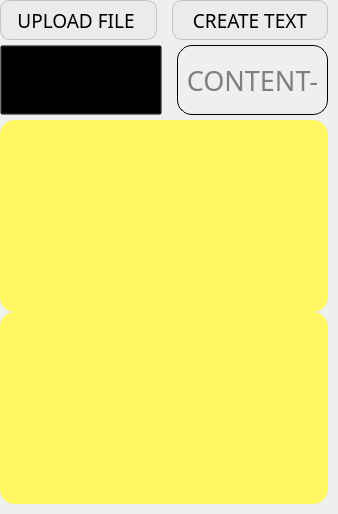
       <widget class="QWidget" name="w_content" native="true">
        <property name="sizePolicy">
         <sizepolicy hsizetype="Expanding" vsizetype="Preferred">
          <horstretch>0</horstretch>
          <verstretch>0</verstretch>
         </sizepolicy>
        </property>
        <property name="minimumSize">
         <size>
          <width>300</width>
          <height>0</height>
         </size>
        </property>
        <property name="maximumSize">
         <size>
          <width>600</width>
          <height>16777215</height>
         </size>
        </property>
        <layout class="QGridLayout" name="gridLayout_9">
         <property name="leftMargin">
          <number>0</number>
         </property>
         <property name="topMargin">
          <number>0</number>
         </property>
         <property name="rightMargin">
          <number>10</number>
         </property>
         <property name="bottomMargin">
          <number>10</number>
         </property>
         <property name="horizontalSpacing">
          <number>0</number>
         </property>
         <property name="verticalSpacing">
          <number>5</number>
         </property>
         <item row="0" column="0">
          <widget class="QWidget" name="widget" native="true">
           <property name="minimumSize">
            <size>
             <width>0</width>
             <height>40</height>
            </size>
           </property>
           <property name="maximumSize">
            <size>
             <width>16777215</width>
             <height>40</height>
            </size>
           </property>
           <layout class="QGridLayout" name="gridLayout_10">
            <property name="leftMargin">
             <number>0</number>
            </property>
            <property name="topMargin">
             <number>0</number>
            </property>
            <property name="rightMargin">
             <number>0</number>
            </property>
            <property name="bottomMargin">
             <number>0</number>
            </property>
            <property name="horizontalSpacing">
             <number>15</number>
            </property>
            <property name="verticalSpacing">
             <number>0</number>
            </property>
            <item row="0" column="1">
             <widget class="CxCenterButton" name="tb_create_text">
              <property name="sizePolicy">
               <sizepolicy hsizetype="Minimum" vsizetype="Minimum">
                <horstretch>0</horstretch>
                <verstretch>0</verstretch>
               </sizepolicy>
              </property>
              <property name="font">
               <font>
                <family>Impact</family>
                <pointsize>14</pointsize>
               </font>
              </property>
              <property name="layoutDirection">
               <enum>Qt::RightToLeft</enum>
              </property>
              <property name="styleSheet">
               <string notr="true">QToolButton
{
background:#ebebeb;
border:1px solid #c3c3c3;
border-radius:10px;
}</string>
              </property>
              <property name="text">
               <string>CREATE TEXT</string>
              </property>
              <property name="icon">
               <iconset resource="textedit.qrc">
                <normaloff>:/res/icon/down-icon.png</normaloff>:/res/icon/down-icon.png</iconset>
              </property>
              <property name="iconSize">
               <size>
                <width>25</width>
                <height>25</height>
               </size>
              </property>
              <property name="toolButtonStyle">
               <enum>Qt::ToolButtonTextBesideIcon</enum>
              </property>
             </widget>
            </item>
            <item row="0" column="0">
             <widget class="CxCenterButton" name="tb_upload">
              <property name="sizePolicy">
               <sizepolicy hsizetype="Minimum" vsizetype="Minimum">
                <horstretch>0</horstretch>
                <verstretch>0</verstretch>
               </sizepolicy>
              </property>
              <property name="font">
               <font>
                <family>Impact</family>
                <pointsize>14</pointsize>
               </font>
              </property>
              <property name="layoutDirection">
               <enum>Qt::RightToLeft</enum>
              </property>
              <property name="styleSheet">
               <string notr="true">QToolButton
{
background:#ebebeb;
border:1px solid #c3c3c3;
border-radius:10px;
}</string>
              </property>
              <property name="text">
               <string>UPLOAD FILE </string>
              </property>
              <property name="icon">
               <iconset resource="textedit.qrc">
                <normaloff>:/res/icon/Upload-2-icon.png</normaloff>:/res/icon/Upload-2-icon.png</iconset>
              </property>
              <property name="iconSize">
               <size>
                <width>25</width>
                <height>25</height>
               </size>
              </property>
              <property name="toolButtonStyle">
               <enum>Qt::ToolButtonTextBesideIcon</enum>
              </property>
             </widget>
            </item>
           </layout>
          </widget>
         </item>
         <item row="1" column="0">
          <widget class="QWidget" name="widget_2" native="true">
           <property name="minimumSize">
            <size>
             <width>0</width>
             <height>70</height>
            </size>
           </property>
           <property name="maximumSize">
            <size>
             <width>16777215</width>
             <height>70</height>
            </size>
           </property>
           <layout class="QGridLayout" name="gridLayout_11">
            <property name="leftMargin">
             <number>0</number>
            </property>
            <property name="topMargin">
             <number>0</number>
            </property>
            <property name="rightMargin">
             <number>0</number>
            </property>
            <property name="bottomMargin">
             <number>0</number>
            </property>
            <property name="horizontalSpacing">
             <number>15</number>
            </property>
            <property name="verticalSpacing">
             <number>0</number>
            </property>
            <item row="0" column="0">
             <widget class="QWidget" name="w_res_1" native="true">
              <property name="styleSheet">
               <string notr="true">QWidget{background:transparent;}</string>
              </property>
              <layout class="QGridLayout" name="gridLayout_17">
               <property name="leftMargin">
                <number>0</number>
               </property>
               <property name="topMargin">
                <number>0</number>
               </property>
               <property name="rightMargin">
                <number>0</number>
               </property>
               <property name="bottomMargin">
                <number>0</number>
               </property>
               <item row="0" column="0">
                <widget class="QToolButton" name="tb_res_1">
                 <property name="sizePolicy">
                  <sizepolicy hsizetype="Minimum" vsizetype="Minimum">
                   <horstretch>0</horstretch>
                   <verstretch>0</verstretch>
                  </sizepolicy>
                 </property>
                 <property name="font">
                  <font>
                   <family>Impact</family>
                   <pointsize>20</pointsize>
                  </font>
                 </property>
                 <property name="styleSheet">
                  <string notr="true"/>
                 </property>
                 <property name="text">
                  <string>CONTENT+</string>
                 </property>
                </widget>
               </item>
              </layout>
             </widget>
            </item>
            <item row="0" column="1">
             <widget class="QWidget" name="w_res_2" native="true">
              <property name="styleSheet">
               <string notr="true">QWidget{background:transparent;}</string>
              </property>
              <layout class="QGridLayout" name="gridLayout_18">
               <property name="leftMargin">
                <number>0</number>
               </property>
               <property name="topMargin">
                <number>0</number>
               </property>
               <property name="rightMargin">
                <number>0</number>
               </property>
               <property name="bottomMargin">
                <number>0</number>
               </property>
               <item row="0" column="0">
                <widget class="QToolButton" name="tb_res_2">
                 <property name="sizePolicy">
                  <sizepolicy hsizetype="Minimum" vsizetype="Minimum">
                   <horstretch>0</horstretch>
                   <verstretch>0</verstretch>
                  </sizepolicy>
                 </property>
                 <property name="font">
                  <font>
                   <family>Impact</family>
                   <pointsize>20</pointsize>
                  </font>
                 </property>
                 <property name="styleSheet">
                  <string notr="true">QToolButton{
color:#7f7f7f;
border-style:solid;
border-width:1px;
border-color:black;
 border-radius: 15px;
}</string>
                 </property>
                 <property name="text">
                  <string>CONTENT-</string>
                 </property>
                </widget>
               </item>
              </layout>
             </widget>
            </item>
           </layout>
          </widget>
         </item>
         <item row="2" column="0">
          <widget class="QWidget" name="widget_3" native="true">
           <layout class="QGridLayout" name="gridLayout_16">
            <property name="leftMargin">
             <number>0</number>
            </property>
            <property name="topMargin">
             <number>0</number>
            </property>
            <property name="rightMargin">
             <number>0</number>
            </property>
            <property name="bottomMargin">
             <number>0</number>
            </property>
            <property name="spacing">
             <number>0</number>
            </property>
            <item row="0" column="0">
             <widget class="CxResListWidget" name="lw_res_1">
              <property name="sizePolicy">
               <sizepolicy hsizetype="Minimum" vsizetype="Minimum">
                <horstretch>0</horstretch>
                <verstretch>0</verstretch>
               </sizepolicy>
              </property>
              <property name="styleSheet">
               <string notr="true">QListWidget
{
border-radius:15px;
border-style:solid;
border-width:3px;
border-color:#fff864;
background:#fff864;
}</string>
              </property>
              <property name="verticalScrollBarPolicy">
               <enum>Qt::ScrollBarAlwaysOff</enum>
              </property>
              <property name="horizontalScrollBarPolicy">
               <enum>Qt::ScrollBarAlwaysOff</enum>
              </property>
             </widget>
            </item>
            <item row="1" column="0">
             <widget class="CxResListWidget" name="lw_res_2">
              <property name="sizePolicy">
               <sizepolicy hsizetype="Minimum" vsizetype="Minimum">
                <horstretch>0</horstretch>
                <verstretch>0</verstretch>
               </sizepolicy>
              </property>
              <property name="styleSheet">
               <string notr="true">QListWidget
{
border-radius:15px;
border-style:solid;
border-width:3px;
border-color:#fff864;
background:#fff864;
}</string>
              </property>
              <property name="horizontalScrollBarPolicy">
               <enum>Qt::ScrollBarAlwaysOff</enum>
              </property>
             </widget>
            </item>
           </layout>
          </widget>
         </item>
        </layout>
       </widget>
